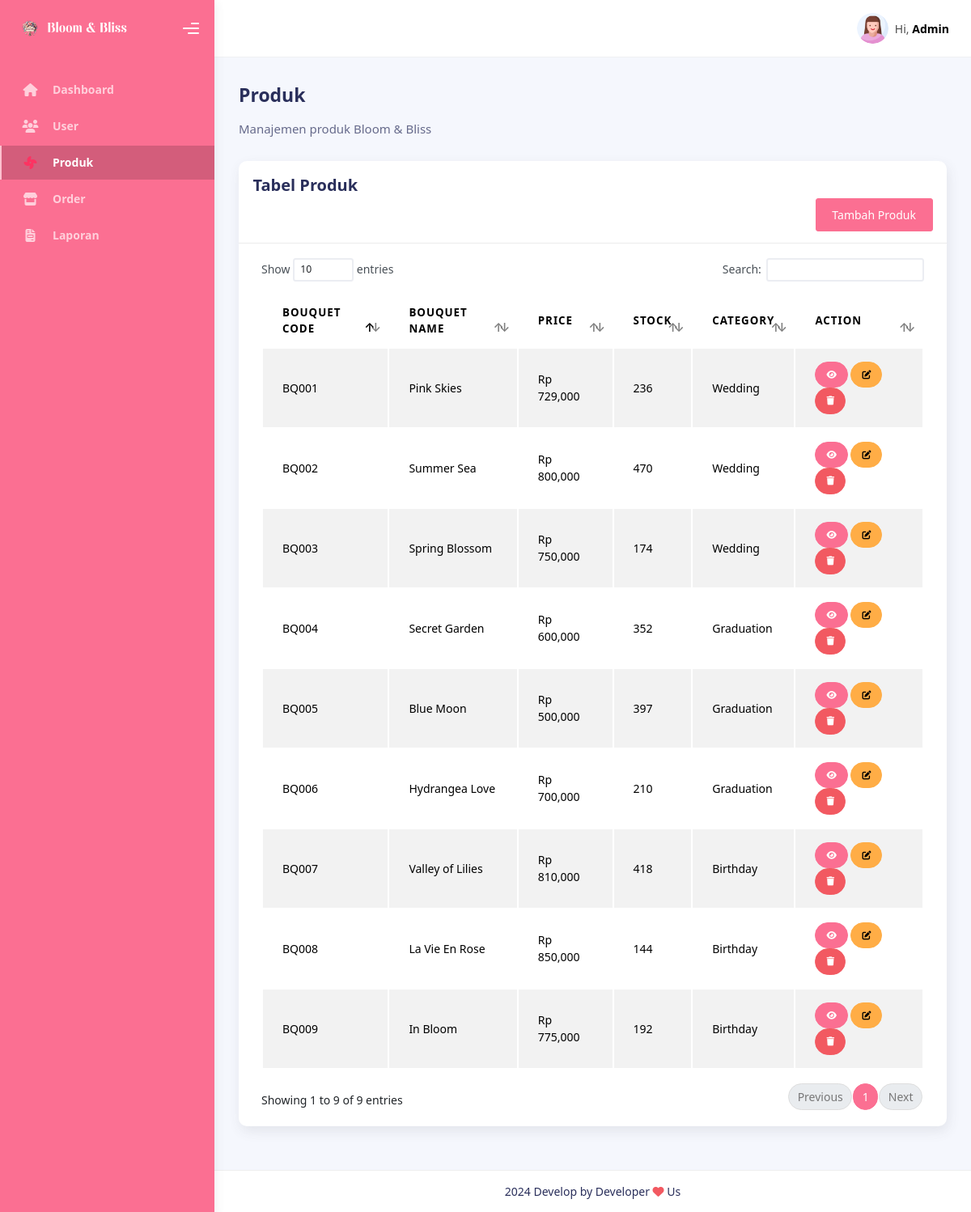
Page /admin/product.php (signed in) on the committed database.
### tables this page shows
CREATE TABLE `tb_produk` (
  `bouquet_id` int(5) NOT NULL,
  `bouquet_name` varchar(50) NOT NULL,
  `bouquet_image` varchar(256) NOT NULL,
  `bouquet_description` text NOT NULL,
  `bouquet_type` varchar(30) NOT NULL,
  `bouquet_price` int(11) NOT NULL,
  `bouquet_ratings` double NOT NULL,
  `bouquet_category` enum('Wedding','Graduation','Birthday') NOT NULL,
  `bouquet_code` varchar(10) NOT NULL,
  `bouquet_stock` int(5) DEFAULT NULL
);

### admin/product.php (the view, shortened to what this page needs)
<?php include ('layout/header.php'); ?>
<div class="container">
    <div class="page-inner">
        <div class="d-flex align-items-left align-items-md-center flex-column flex-md-row pt-2 pb-4">
            <div>
                <h3 class="fw-bold mb-3">Produk</h3>
                <h6 class="op-7 mb-2">Manajemen produk Bloom & Bliss</h6>
            </div>
        </div>
        <div class="row">
            <div class="col-md-12">
                <div class="card">
                    <div class="card-header">
                        <h4 class="card-title">Tabel Produk</h4>
                        <div class="d-flex justify-content-end">
                            <a href="addProductPage.php" class="btn btn-primary">Tambah Produk</a>
                        </div>
                    </div>
                    <div class="card-body">
                        <div class="table-responsive">
                            <table id="katalog-datatables" class="display table table-striped table-hover">
                                <thead>
                                    <tr>
                                        <th>Bouquet Code</th>
                                        <th>Bouquet Name</th>
                                        <th>Price</th>
                                        <th>Stock</th>
                                        <th>Category</th>
                                        <th>Action</th>
                                    </tr>
                                </thead>
                                <tbody>
                                    <?php
                                    include '../koneksi.php';
                                    $stmt = $conn->prepare('SELECT * FROM tb_produk');
                                    $stmt->execute();
                                    $result = $stmt->get_result();
                                    while ($row = $result->fetch_assoc()):
                                        ?>
                                        <tr>
                                            <td><?= $row['bouquet_code'] ?></td>
                                            <td><?= $row['bouquet_name'] ?></td>
                                            <td>Rp <?= number_format($row['bouquet_price']) ?></td>
                                            <td><?= $row['bouquet_stock'] ?></td>
                                            <td><?= $row['bouquet_category'] ?></td>
                                            <td>
                                                <button class="btn btn-sm btn-primary btn-round" data-bs-toggle="modal"
                                                    data-bs-target="#viewDetailProdukid<?= $row['bouquet_id'] ?>"><i
                                                        class="fas fa-eye" aria-hidden="true"></i></button>
                                                <a href="editProductPage.php?id=<?= $row['bouquet_id'] ?>"
                                                    class="btn btn-sm btn-warning btn-round"><i class="fas fa-edit"
                                                        aria-hidden="true"></i></a>
                                                <button class="btn btn-sm btn-danger btn-round delete-button"
                                                    data-id="<?php echo $row['bouquet_id']; ?>" data-type="Produk"><i
                                                        class="fa fa-trash"></i></button>
                                            </td>
                                        </tr>
                                        <?php
                                    endwhile;
                                    ?>
                                </tbody>
                            </table>
                        </div>
                    </div>
                </div>
            </div>
        </div>
    </div>
    <?php include ('layout/footer.php'); ?>

### rows in the picture
tb_produk: bouquet_code "BQ001", bouquet_name "Pink Skies", bouquet_price "729,000", bouquet_stock "236", bouquet_category "Wedding"
tb_produk: bouquet_code "BQ002", bouquet_name "Summer Sea", bouquet_price "800,000", bouquet_stock "470", bouquet_category "Wedding"
tb_produk: bouquet_code "BQ003", bouquet_name "Spring Blossom", bouquet_price "750,000", bouquet_stock "174", bouquet_category "Wedding"
tb_produk: bouquet_code "BQ004", bouquet_name "Secret Garden", bouquet_price "600,000", bouquet_stock "352", bouquet_category "Graduation"
tb_produk: bouquet_code "BQ005", bouquet_name "Blue Moon", bouquet_price "500,000", bouquet_stock "397", bouquet_category "Graduation"
tb_produk: bouquet_code "BQ006", bouquet_name "Hydrangea Love", bouquet_price "700,000", bouquet_stock "210", bouquet_category "Graduation"
tb_produk: bouquet_code "BQ007", bouquet_name "Valley of Lilies", bouquet_price "810,000", bouquet_stock "418", bouquet_category "Birthday"
tb_produk: bouquet_code "BQ008", bouquet_name "La Vie En Rose", bouquet_price "850,000", bouquet_stock "144", bouquet_category "Birthday"
tb_produk: bouquet_code "BQ009", bouquet_name "In Bloom", bouquet_price "775,000", bouquet_stock "192", bouquet_category "Birthday"
